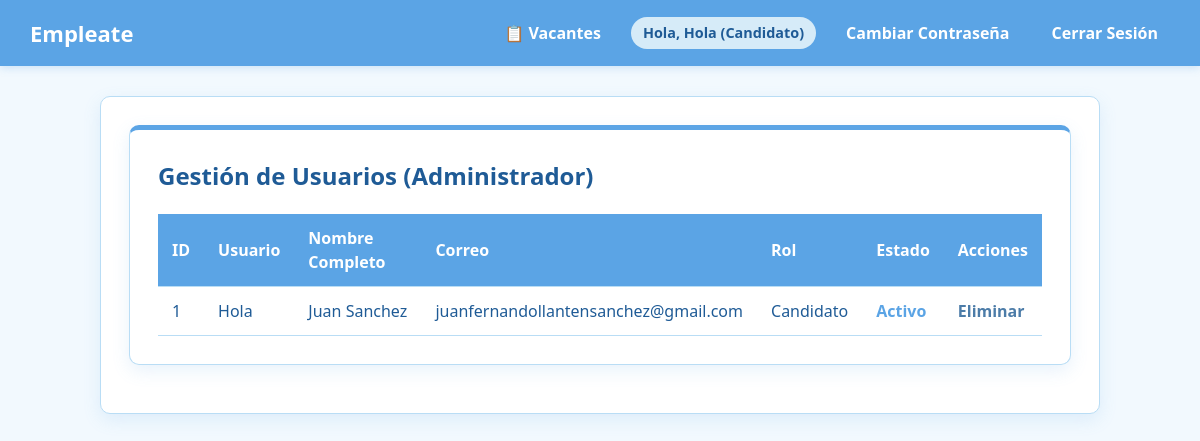
Page /gestion/ (signed in) on the committed database.
### app_usuario/models.py (models this page shows, shortened)
class Usuario(AbstractUser):
    ROLES = (
        ('candidato', 'Candidato'),
        ('empresa', 'Empresa'),
        ('admin', 'Administrador'),
    )
    telefono = models.CharField(max_length=20, blank=True, null=True)
    direccion = models.CharField(max_length=200, blank=True, null=True)
    edad = models.IntegerField(blank=True, null=True)
    profesion_oficio = models.CharField(max_length=150, blank=True, null=True)
    rol = models.CharField(max_length=20, choices=ROLES, default='candidato')
    estado = models.BooleanField(default=True)

### app_usuario/views.py (the view)
# urls.py: path('gestion/', views.gestionar_usuarios, name='gestion_usuarios'),
@login_required
def gestionar_usuarios(request):
    usuarios = Usuario.objects.all()
    return render(request, 'usuarios/gestion.html', {'usuarios': usuarios})

### app_usuario/templates/usuarios/gestion.html (shortened to what this page needs)
{% extends 'usuarios/base.html' %}
{% block content %}
<div class="card">
    <h2>Gestión de Usuarios (Administrador)</h2>
    <div class="table-wrapper">
        <table>
            <thead>
                <tr>
                    <th>ID</th>
                    <th>Usuario</th>
                    <th>Nombre Completo</th>
                    <th>Correo</th>
                    <th>Rol</th>
                    <th>Estado</th>
                    <th>Acciones</th>
                </tr>
            </thead>
            <tbody>
                {% for usuario in usuarios %}
                <tr>
                    <td>{{ usuario.id }}</td>
                    <td>{{ usuario.username }}</td>
                    <td>{{ usuario.first_name }} {{ usuario.last_name }}</td>
                    <td>{{ usuario.email }}</td>
                    <td>{{ usuario.get_rol_display }}</td>
                    <td>
                        {% if usuario.estado %}
                            <span class="estado-activo">Activo</span>
                        {% else %}
                            <span class="estado-inactivo">Inactivo</span>
                        {% endif %}
                    </td>
                    <td>
                        <a href="{% url 'eliminar_usuario' usuario.id %}"
                           onclick="return confirm('¿Estás seguro de eliminar al usuario {{ usuario.username }}?');"
                           class="accion-eliminar">
                            Eliminar
                        </a>
                    </td>
                </tr>
                {% empty %}
                <tr>
                    <td colspan="7" class="celda-centro">No hay usuarios registrados.</td>
                </tr>
                {% endfor %}
            </tbody>
        </table>
    </div>
</div>
{% endblock %}

### app_usuario/templates/usuarios/base.html (shortened to what this page needs)
{% load static %}
<!DOCTYPE html>
<html lang="es">
<head>
    <link rel="stylesheet" href="{% static 'css/style.css' %}?v=5">
</head>
<body class="usuario-base-page">
    <nav class="navbar">
        <a href="/" class="logo">Empleate</a>
        <div class="nav-links">
            <a href="/vacantes/">📋 Vacantes</a>
            {% if user.is_authenticated %}
                <span class="usuario-saludo">Hola, {{ user.username }} ({{ user.rol|title }})</span>
                <a href="{% url 'cambiar_password' %}">Cambiar Contraseña</a>
                <a href="{% url 'logout' %}">Cerrar Sesión</a>
            {% else %}
                <a href="{% url 'login' %}">Iniciar Sesión</a>
                <a href="{% url 'registro_usuario' %}">Registrarse</a>
                <a href="{% url 'login' %}?rol=empresa" style="background-color: #FFFFFF; color: #0284C7; font-weight: 700;">
                    🏢 Acceso Empresas
                </a>
            {% endif %}
        </div>
    </nav>
    <div class="container app-container">
        {% block content %}
        {% endblock %}
    </div>
</body>
</html>

### pr_usuario/static/css/style.css (style rules this page uses)
:root { --blanco: #FFFFFF; --azul-pastel: #D6EBF8; --azul-pastel-fondo: #F2F9FE; --azul-pastel-borde: #B9DDF5; --azul-cielo: #5BA4E5; --azul-cielo-hover: #3B89D1; --azul-cielo-profundo: #1F5B96; --azul-cielo-suave: #4C7CA8; --sombra-suave: 0 6px 18px rgba(91, 164, 229, 0.14); --radio: 10px; }
* { box-sizing: border-box; }
body { font-family: 'Segoe UI', system-ui, -apple-system, sans-serif; background-color: var(--azul-pastel-fondo); color: var(--azul-cielo-profundo); margin: 0; padding: 0; line-height: 1.5; }
header.site-header, .navbar { background-color: var(--azul-cielo); color: var(--blanco); padding: 15px 30px; display: flex; justify-content: space-between; align-items: center; flex-wrap: wrap; gap: 12px; box-shadow: 0 2px 8px rgba(91, 164, 229, 0.25); }
header.site-header h1, .navbar .logo { margin: 0; font-size: 22px; font-weight: 700; color: var(--blanco); text-decoration: none; }
.nav-links { display: flex; align-items: center; flex-wrap: wrap; gap: 18px; }
.nav-links a { color: var(--blanco); text-decoration: none; font-weight: 600; padding: 6px 12px; border-radius: 6px; transition: background-color 0.2s ease; }
.usuario-saludo { background-color: var(--azul-pastel); color: var(--azul-cielo-profundo); padding: 5px 12px; border-radius: 20px; font-size: 0.9rem; font-weight: 600; }
.container, .app-container { width: 100%; max-width: 1000px; margin: 30px auto; padding: 28px; background-color: var(--blanco); border: 1px solid var(--azul-pastel-borde); border-radius: var(--radio); box-shadow: var(--sombra-suave); }
.card { background-color: var(--blanco); border: 1px solid var(--azul-pastel-borde); border-top: 5px solid var(--azul-cielo); border-radius: var(--radio); padding: 28px; box-shadow: var(--sombra-suave); margin-bottom: 20px; }
h1, h2, h3, h5 { color: var(--azul-cielo-profundo); margin-top: 0; }
.table-wrapper, .table-responsive { width: 100%; overflow-x: auto; margin-top: 16px; }
table { width: 100%; border-collapse: collapse; background-color: var(--blanco); }
th, td { padding: 12px 14px; text-align: left; border-bottom: 1px solid var(--azul-pastel-borde); }
th { background-color: var(--azul-cielo); color: var(--blanco); font-weight: 600; }
.estado-activo { color: var(--azul-cielo); font-weight: 700; }
.accion-eliminar, .delete-link { color: var(--azul-cielo-suave); font-weight: 600; text-decoration: none; }

### rows in the picture
Usuario: username "Hola", rol "Candidato", id "1", first_name "Juan", last_name "Sanchez", email "juanfernandollantensanchez@gmail.com", estado "Activo"
